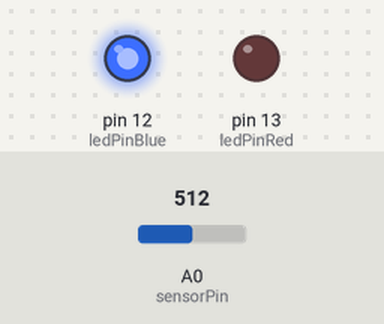
Bench run of a sketch on a simulated Arduino Uno, built with avr-gcc and run on an emulated ATmega328P. Parts: output pins drawn as LEDs (lit = HIGH). The test bench sets the inputs (shaded band); at power-on: A0 (sensorPin) = 512. What the sketch prints to the serial monitor is not drawn.

Above: at 1.2 s.
1.3 s: A0 (sensorPin) set to 685
2.8 s: A0 (sensorPin) set to 710
At 4.0 s:
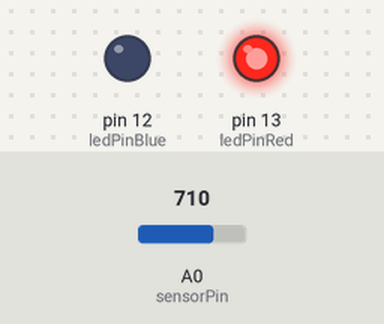
4.3 s: A0 (sensorPin) set to 690
At 5.1 s:
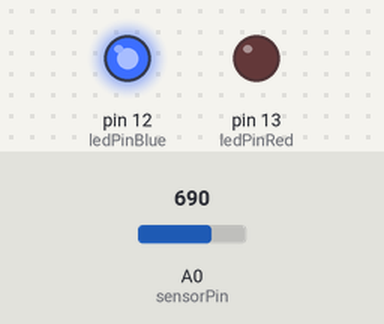
5.8 s: A0 (sensorPin) set to 716
At 6.2 s:
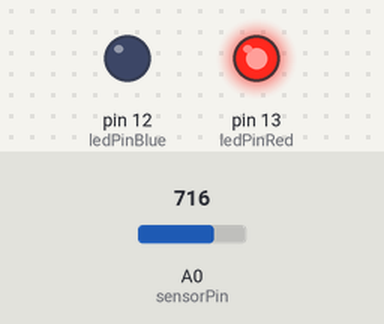
Timing chart, 0 to 8.3 s (numbered marks = the images above; inputs shaded):
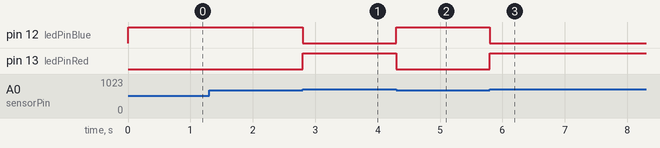

Measured:
- the behaviour switches between 700 and 701 on A0 (sensorPin) (found by bisection; images 0 and 1)
- after the input at 2.8 s, pin 12 (ledPinBlue): HIGH → LOW at once; pin 13 (ledPinRed): LOW → HIGH at once
- after the input at 4.3 s, pin 12 (ledPinBlue): LOW → HIGH at once; pin 13 (ledPinRed): HIGH → LOW at once
- after the input at 5.8 s, pin 12 (ledPinBlue): HIGH → LOW at once; pin 13 (ledPinRed): LOW → HIGH at once

The sketch:

part_3_.ino
```cpp
int sensorPin = A0;    // select the input pin for the potentiometer
int ledPinRed = 13;      // select the pin for the LEDRED
int ledPinBlue = 12;    // select the pin for the LEDBLUE

int sensorValue = 0;  // variable to store the value coming from the sensor

void setup() {
  // declare the ledPinRed and LedPinBlue as OUTPUT:
  pinMode(ledPinRed, OUTPUT);
  pinMode(ledPinBlue, OUTPUT);
  Serial.begin(115200);
}

void loop() {
  // read the value from the sensor:
 sensorValue = analogRead(sensorPin);

 if(sensorValue > 700)
{
  digitalWrite(ledPinRed, HIGH);   // Turn LEDRED on
  digitalWrite(ledPinBlue, LOW);   // Turn LEDBLUE off
}
else
{
  digitalWrite(ledPinRed, LOW);
  digitalWrite(ledPinBlue, HIGH);
}
 Serial.println(sensorValue);
  delay(1);
}
```
